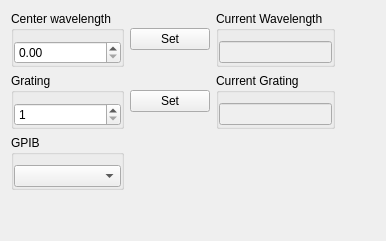
      <widget class="QWidget" name="tabSpec">
       <attribute name="title">
        <string>Spectrometer</string>
       </attribute>
       <layout class="QHBoxLayout" name="horizontalLayout_40">
        <item>
         <layout class="QGridLayout" name="gridLayout_16">
          <item row="2" column="1">
           <widget class="QPushButton" name="bSpecSetGr">
            <property name="text">
             <string>Set</string>
            </property>
           </widget>
          </item>
          <item row="0" column="1">
           <widget class="QPushButton" name="bSpecSetWl">
            <property name="text">
             <string>Set</string>
            </property>
           </widget>
          </item>
          <item row="0" column="0">
           <widget class="QGroupBox" name="groupBox_33">
            <property name="title">
             <string>Center wavelength</string>
            </property>
            <property name="flat">
             <bool>true</bool>
            </property>
            <layout class="QHBoxLayout" name="horizontalLayout_31">
             <property name="leftMargin">
              <number>0</number>
             </property>
             <property name="topMargin">
              <number>10</number>
             </property>
             <property name="rightMargin">
              <number>0</number>
             </property>
             <property name="bottomMargin">
              <number>0</number>
             </property>
             <item>
              <widget class="QDoubleSpinBox" name="sbSpecWavelength">
               <property name="specialValueText">
                <string/>
               </property>
               <property name="maximum">
                <double>1200.000000000000000</double>
               </property>
              </widget>
             </item>
            </layout>
           </widget>
          </item>
          <item row="2" column="0">
           <widget class="QGroupBox" name="groupBox">
            <property name="title">
             <string>Grating</string>
            </property>
            <property name="flat">
             <bool>true</bool>
            </property>
            <layout class="QHBoxLayout" name="horizontalLayout_36">
             <property name="leftMargin">
              <number>0</number>
             </property>
             <property name="topMargin">
              <number>10</number>
             </property>
             <property name="rightMargin">
              <number>0</number>
             </property>
             <property name="bottomMargin">
              <number>0</number>
             </property>
             <item>
              <widget class="QSpinBox" name="sbSpecGrating">
               <property name="minimum">
                <number>1</number>
               </property>
               <property name="maximum">
                <number>2</number>
               </property>
              </widget>
             </item>
            </layout>
           </widget>
          </item>
          <item row="0" column="2">
           <widget class="QGroupBox" name="groupBox_47">
            <property name="title">
             <string>Current Wavelength</string>
            </property>
            <property name="flat">
             <bool>true</bool>
            </property>
            <layout class="QHBoxLayout" name="horizontalLayout_38">
             <property name="leftMargin">
              <number>0</number>
             </property>
             <property name="topMargin">
              <number>10</number>
             </property>
             <property name="rightMargin">
              <number>0</number>
             </property>
             <property name="bottomMargin">
              <number>0</number>
             </property>
             <item>
              <widget class="QLineEdit" name="tSpecCurWl">
               <property name="enabled">
                <bool>false</bool>
               </property>
               <property name="sizePolicy">
                <sizepolicy hsizetype="Minimum" vsizetype="Fixed">
                 <horstretch>0</horstretch>
                 <verstretch>0</verstretch>
                </sizepolicy>
               </property>
              </widget>
             </item>
            </layout>
           </widget>
          </item>
          <item row="3" column="0">
           <widget class="QGroupBox" name="groupBox_49">
            <property name="title">
             <string>GPIB</string>
            </property>
            <property name="flat">
             <bool>true</bool>
            </property>
            <layout class="QHBoxLayout" name="horizontalLayout_41">
             <property name="leftMargin">
              <number>0</number>
             </property>
             <property name="topMargin">
              <number>10</number>
             </property>
             <property name="rightMargin">
              <number>0</number>
             </property>
             <property name="bottomMargin">
              <number>0</number>
             </property>
             <item>
              <widget class="QComboBox" name="cSpecGPIB">
               <property name="toolTip">
                <string>ASRL1</string>
               </property>
              </widget>
             </item>
            </layout>
           </widget>
          </item>
          <item row="2" column="2">
           <widget class="QGroupBox" name="groupBox_48">
            <property name="title">
             <string>Current Grating</string>
            </property>
            <property name="flat">
             <bool>true</bool>
            </property>
            <layout class="QHBoxLayout" name="horizontalLayout_39">
             <property name="leftMargin">
              <number>0</number>
             </property>
             <property name="topMargin">
              <number>10</number>
             </property>
             <property name="rightMargin">
              <number>0</number>
             </property>
             <property name="bottomMargin">
              <number>0</number>
             </property>
             <item>
              <widget class="QLineEdit" name="tSpecCurGr">
               <property name="enabled">
                <bool>false</bool>
               </property>
               <property name="sizePolicy">
                <sizepolicy hsizetype="Minimum" vsizetype="Fixed">
                 <horstretch>0</horstretch>
                 <verstretch>0</verstretch>
                </sizepolicy>
               </property>
              </widget>
             </item>
            </layout>
           </widget>
          </item>
          <item row="0" column="3">
           <spacer name="horizontalSpacer_4">
            <property name="orientation">
             <enum>Qt::Horizontal</enum>
            </property>
            <property name="sizeHint" stdset="0">
             <size>
              <width>40</width>
              <height>20</height>
             </size>
            </property>
           </spacer>
          </item>
          <item row="4" column="0">
           <spacer name="verticalSpacer_2">
            <property name="orientation">
             <enum>Qt::Vertical</enum>
            </property>
            <property name="sizeHint" stdset="0">
             <size>
              <width>20</width>
              <height>40</height>
             </size>
            </property>
           </spacer>
          </item>
         </layout>
        </item>
       </layout>
      </widget>
